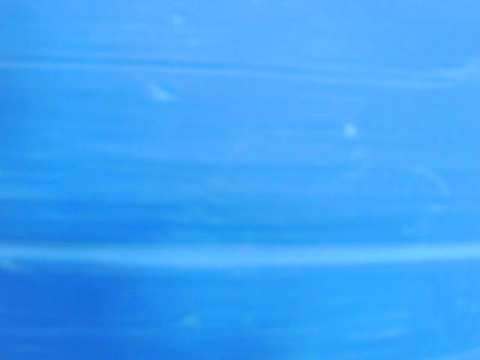
#> input picture vision/tests/fixtures/blue-board-close.jpg, 480 x 360 px
$ python -i departure.py   (imports and definitions only)
#> lines starting #> are read from the running program, lines starting #| are printed output that depends on the picture; after the words box and inside, x2 and y2 are one past the last pixel; in counts of white or black regions, pixels touching at a corner belong together
#> further down, picture is the input picture: shape (360, 480, 3); mean B, G, R 247.1, 162.2, 62.1
"""Blue start-board observation. This module has no motor output path."""
import math

import cv2
import numpy as np

PHRASE = '我发车啦'
CAMERAS = ('primary','secondary')
MAX_AGE_S = .6
QUALITY_RECOVERY_S = 1.
LOGIC_REVISION = 'departure_quality_recovery_v1'
# Preserve the reference's scaled 60000/10000 px thresholds at 640x480.
# Presence now requires one solid quadrilateral and its actual blue pixels;
# disconnected blobs and non-blue holes cannot supply the required area.
DEFAULT_MIN_BLUE_PERCENT = 60000 / (640 * 480) * 100
DEFAULT_CLEAR_BLUE_PERCENT = 10000 / (640 * 480) * 100
DEFAULT_CLEAR_CONFIRM_S = .6
MIN_CLEAR_CONFIRM_S = .5


def validate_blue_percent(value):
    if isinstance(value,bool) or not isinstance(value,(int,float)) or not math.isfinite(value) or not .5<=value<=100:
        raise ValueError('最小蓝色面积占比须在0.5–100%之间')
    return float(value)


def detect_board(image,min_blue_percent=DEFAULT_MIN_BLUE_PERCENT,
                 clear_blue_percent=DEFAULT_CLEAR_BLUE_PERCENT):
#> called with min_blue_percent = 19.53, clear_blue_percent = 3.26
    threshold=validate_blue_percent(min_blue_percent)/100
    clear_threshold=validate_blue_percent(clear_blue_percent)/100
    # The reference uses independent 60000/10000 px thresholds. For an
    # intentionally lower offline tuning threshold, keep the clear threshold
    # below it rather than making the configuration invalid.
    clear_threshold=min(clear_threshold, threshold*.5)
    h,w=image.shape[:2]
#> h = 360; w = 480
    hsv=cv2.cvtColor(image,cv2.COLOR_BGR2HSV)
#> hsv: shape (360, 480, 3); mean H, S, V 103.8, 191.6, 247.1
    mask=cv2.inRange(hsv,(100,150,0),(124,255,255))
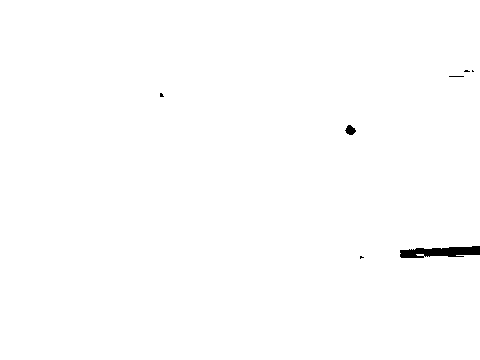
#> mask: shape (360, 480); 99.5% white; 7 black regions (5 under 20 px), largest, box (x1, y1, x2, y2) and area: (400, 246, 480, 258) 668, (345, 125, 356, 135) 73
    kernel=np.ones((5,5),np.uint8)
    mask=cv2.morphologyEx(mask,cv2.MORPH_OPEN,kernel)
#> mask: shape (360, 480); 99.5% white; 6 black regions (4 under 20 px)
    # Do not close gaps between components: two adjacent blue objects cannot
    # combine their areas to become one qualifying board.
    contours,_=cv2.findContours(mask,cv2.RETR_EXTERNAL,cv2.CHAIN_APPROX_SIMPLE)
#> contours = 1 contour; box (x1, y1, x2, y2) and area: (0, 0, 480, 360) 171184
    # Geometry is evaluated on the cleaned contour, but area and solidity are
    # measured from the original HSV pixels. Contour/hull smoothing must never
    # invent the blue interior of a hollow frame.
    raw_blue=cv2.inRange(hsv,(100,150,0),(124,255,255))
    boxes=[];candidates=[];largest_pixels=0;largest_board_pixels=0
    for contour in contours:
        x,y,bw,bh=cv2.boundingRect(contour)
        if bw<6 or bh<6:continue
        center_x=(x+bw*.5)/w
        if center_x<.25 or center_x>.75:continue
        region=np.zeros((h,w),np.uint8)
        cv2.drawContours(region,[contour],-1,255,cv2.FILLED)
        region_pixels=cv2.countNonZero(region)
        real_pixels=cv2.countNonZero(cv2.bitwise_and(raw_blue,region))
        largest_pixels=max(largest_pixels,real_pixels)
        hull=cv2.convexHull(contour)
        polygon=cv2.approxPolyDP(hull,.02*cv2.arcLength(hull,True),True)
        hull_area=cv2.contourArea(hull)
        if len(polygon)!=4:
            # A small noisy corner may leave five hull vertices in actual
            # camera frames. A tightly filled rotated rectangle can recover
            # it; circles/ellipses cover only about 79% of that rectangle.
            rectangle=cv2.minAreaRect(contour)
            rectangle_area=rectangle[1][0]*rectangle[1][1]
            if rectangle_area>0 and cv2.contourArea(contour)/rectangle_area>=.87:
                polygon=np.rint(cv2.boxPoints(rectangle)).astype(np.int32).reshape(-1,1,2)
        shape_ok=(len(polygon)==4 and cv2.isContourConvex(polygon)
                  and hull_area>0 and cv2.contourArea(contour)/hull_area>=.92
                  and region_pixels>0 and real_pixels/region_pixels>=.85
                  and .35<=bw/bh<=2.2)
        # A narrow blue wall spanning both image sides is background, rather
        # than a front-facing board. A board filling the full near view remains
        # recognizable; no metric distance is inferred from this exception.
        spans_sides=x<=1 and x+bw>=w-1
        if spans_sides and bh<.85*h:shape_ok=False
        if not shape_ok:continue
        boxes.append([int(x),int(y),int(x+bw),int(y+bh)])
        candidates.append({'corners_px':polygon[:,0,:].tolist(),
                           'blue_pixels':int(real_pixels),
                           'fill_fraction':real_pixels/region_pixels})
        largest_board_pixels=max(largest_board_pixels,real_pixels)
#> this loop made 1 pass
#> (x, y, bw, bh, center_x, region_pixels, real_pixels, largest_pixels) on pass 1: (0, 0, 480, 360, 0.5, 172101, 171982, 171982)
#> region: shape (360, 480); 99.6% white; 1 black region, box (x1, y1, x2, y2) and area: (400, 246, 480, 258) 699
#> after the loop, boxes = [[0, 0, 480, 360]]; candidates = 1 item
    blue_fraction=largest_pixels/(w*h)
#> blue_fraction = 0.995
    board_fraction=largest_board_pixels/(w*h)
#> board_fraction = 0.995
    gray=cv2.cvtColor(image,cv2.COLOR_BGR2GRAY)
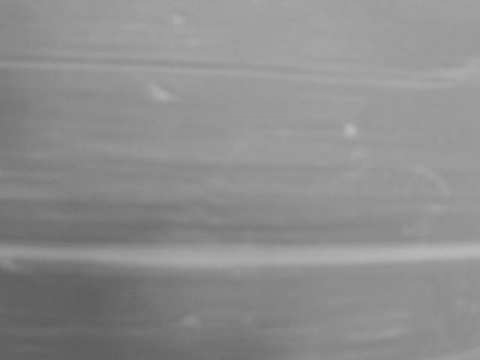
#> gray: shape (360, 480); min 94, max 185, mean 142
    quality={'mean':float(gray.mean()),'std':float(gray.std()),
             'overexposed_fraction':float((gray>=250).mean())}
#> quality = {'mean': 142, 'std': 17.68, 'overexposed_fraction': 0}
    healthy=quality['std']>=6 and quality['mean']>=20 and quality['overexposed_fraction']<.9
#> healthy = True
    state='present' if board_fraction>=threshold else 'absent' if blue_fraction<=clear_threshold and healthy else 'unknown'
#> state = 'present'
    reason={'present':'前方有大块蓝色矩形挡板','absent':'画面有效，未见挡板或大块不明确蓝色区域',
            'unknown':'画面遮挡、过暗、过曝或蓝色形状不明确，不能认定移开'}[state]
#> reason = '前方有大块蓝色矩形挡板'
    return {'state':state,'reason':reason,'boxes':boxes,'largest_blue_fraction':blue_fraction,
            'blue_pixel_fraction':blue_fraction,'board_blue_fraction':board_fraction,'board_candidates':candidates,
            'detector_revision':'solid_quadrilateral_pixels_v1',
            'min_blue_percent':float(min_blue_percent),'clear_blue_percent':float(clear_blue_percent),
            'unknown_cause':'blue_area' if state=='unknown' and healthy else 'image_quality' if not healthy else None,
            'scene_valid':bool(healthy or boxes),'dimensions_cm':{'width':40,'height':50},
            'image_quality':quality,
            'metric_distance_available':False}


class DepartureSequence:
    """Fresh images must show present first, then sustained clear in both views."""
    # [106 lines left out: functions __init__, invalidate, diagnostics, update, not called in this run]

>>> import cv2
>>> picture = cv2.imread('../../tests/fixtures/blue-board-close.jpg')
>>> result = detect_board(picture)
#> result = 15 items

$ run again, on vision/tests/fixtures/cone-primary-a.jpg
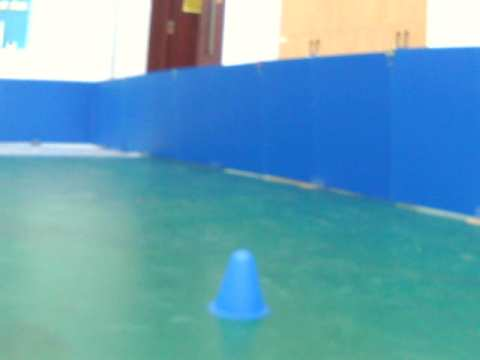
#> input picture vision/tests/fixtures/cone-primary-a.jpg, 480 x 360 px
#> picture is the input picture: shape (360, 480, 3); mean B, G, R 184.2, 161.3, 99.9
#> hsv: shape (360, 480, 3); mean H, S, V 84.8, 134.5, 195.2
#> in detect_board, `mask=cv2.morphologyEx(mask,cv2.MORPH_OPEN,kernel)`:
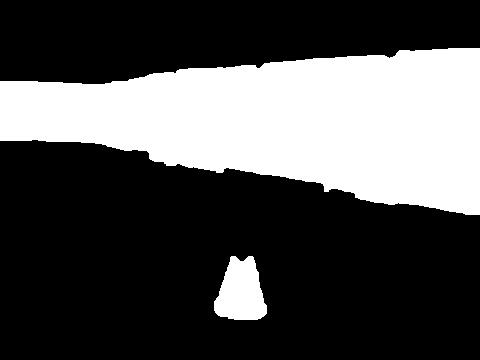
#> mask: shape (360, 480); 31.3% white; 2 white regions
#> contours = 2 contours; box (x1, y1, x2, y2) and area: (0, 48, 480, 215) 50954, (214, 256, 267, 320) 2360
#> the loop in detect_board, `for contour in contours:` made 2 passes
#> (x, y, bw, bh, center_x, region_pixels, real_pixels, largest_pixels) on pass 1: (214, 256, 53, 64, 0.501, 2454, 2454, 2454)
#> after the loop in detect_board, `for contour in contours:`: boxes = []; rectangle_area = 3276
#> blue_fraction = 0.298
#> in detect_board, `gray=cv2.cvtColor(image,cv2.COLOR_BGR2GRAY)`:
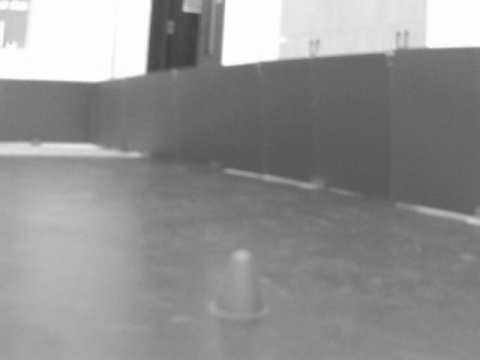
#> gray: shape (360, 480); min 63, max 255, mean 145.6
#> quality = {'mean': 145.6, 'std': 47.61, 'overexposed_fraction': 0.0895}
#> healthy = True
#> state = 'unknown'
#> reason = '画面遮挡、过暗、过曝或蓝色形状不明确，不能认定移开'
#> result = 15 items
